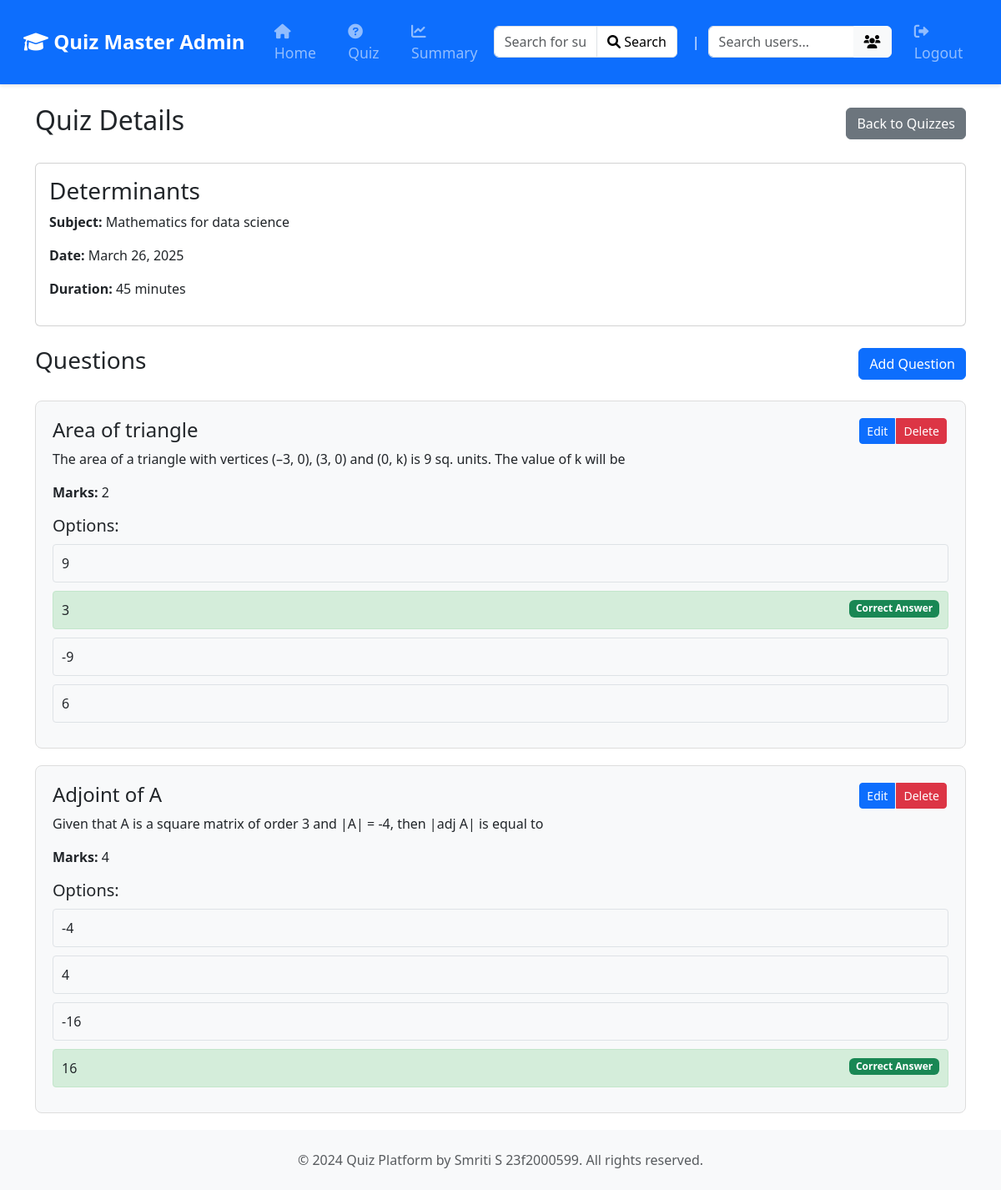
The page /quiz/1/questions on the database its author committed.
### database.py (models this page shows)
class Chapter(db.Model):
    id = db.Column(db.Integer, primary_key=True)
    name = db.Column(db.String(100), nullable=False)
    description = db.Column(db.Text, nullable=False)
    subject_id = db.Column(db.Integer, db.ForeignKey('subject.id'), nullable=False)
    questions = db.relationship('Quiz', backref='chapter', cascade="all, delete-orphan", lazy=True)

class Subject(db.Model):
    id = db.Column(db.Integer, primary_key=True)
    name = db.Column(db.String(100), unique=True, nullable=False)
    description = db.Column(db.Text, nullable=False)
    chapters = db.relationship('Chapter', backref='subject', cascade="all, delete-orphan", lazy=True) #When lazy=True (or lazy='select'), SQLAlchemy does not load related objects immediately. Instead, it loads them only when accessed.

class Quiz(db.Model):
    id = db.Column(db.Integer, primary_key=True)
    chapter_id = db.Column(db.Integer, db.ForeignKey('chapter.id'), nullable=False)
    date_of_quiz =db.Column(db.Date)
    time_duration = db.Column(db.String(10))
    remarks= db.Column(db.Text)
    questions= db.relationship('Question', backref='quiz', cascade="all, delete-orphan", lazy=True)
    scores = db.relationship('Score', backref='quiz', lazy=True)

class Question(db.Model):
    id = db.Column(db.Integer, primary_key=True)
    quiz_id = db.Column(db.Integer, db.ForeignKey('quiz.id'), nullable=False)
    title = db.Column(db.String(200))
    question = db.Column(db.Text)
    marks = db.Column(db.Integer, default=1)
    options = db.relationship('Option', backref='question', cascade="all, delete-orphan", lazy=True)

class Option(db.Model):
    id = db.Column(db.Integer, primary_key=True)
    question_id = db.Column(db.Integer, db.ForeignKey('question.id'), nullable=False)
    option_text = db.Column(db.Text, nullable=False)
    is_correct = db.Column(db.Boolean, default=False)

### apis.py (the view)
    @app.route('/quiz/<int:quiz_id>/questions')
    def view_quiz_questions(quiz_id):
            quiz = Quiz.query.get_or_404(quiz_id)
            questions = Question.query.filter_by(quiz_id=quiz_id).all()
            return render_template('quiz_questions.html', quiz=quiz, questions=questions)

### templates/quiz_questions.html (shortened to what this page needs)
<!DOCTYPE html>
<html>
<head>
    <link href="https://cdn.jsdelivr.net/npm/bootstrap@5.1.3/dist/css/bootstrap.min.css" rel="stylesheet">
</head>
<body>
    {% include 'admin_navbar.html' %}
    <div class="container mt-4">
        <div class="d-flex justify-content-between align-items-center mb-4">
            <h2>Quiz Details</h2>
            <a href="{{ url_for('admin_quiz') }}" class="btn btn-secondary">Back to Quizzes</a>
        </div>
        <div class="card mb-4">
            <div class="card-body">
                <h3>{{ quiz.chapter.name }}</h3>
                <p><strong>Subject:</strong> {{ quiz.chapter.subject.name }}</p>
                <p><strong>Date:</strong> {{ quiz.date_of_quiz.strftime('%B %d, %Y') }}</p>
                <p><strong>Duration:</strong> {{ quiz.time_duration }} minutes</p>
            </div>
        </div>
        <div class="d-flex justify-content-between align-items-center mb-4">
            <h3>Questions</h3>
            <a href="{{ url_for('add_quiz_question', quiz_id=quiz.id) }}"
               class="btn btn-primary">Add Question</a>
        </div>
        {% if questions %}
            {% for question in questions %}
            <div class="question-box">
                <div class="d-flex justify-content-between align-items-start">
                    <div>
                        <h4>{{ question.title }}</h4>
                        <p class="question-text">{{ question.question }}</p>
                        <p><strong>Marks:</strong> {{ question.marks }}</p>
                    </div>
                    <div class="btn-group">
                        <a href="{{ url_for('edit_questions', question_id=question.id) }}"
                        class="btn btn-sm btn-primary">Edit</a>
                        <button type="button" class="btn btn-sm btn-danger"
                                data-bs-toggle="modal"
                                data-bs-target="#deleteModal{{ question.id }}">
                            Delete
                        </button>
                    </div>
                </div>
                <div class="options">
                    <h5>Options:</h5>
                    {% for option in question.options %}
                        <div class="option {% if option.is_correct %}correct{% endif %}">
                            {{ option.option_text }}
                            {% if option.is_correct %}
                                <span class="badge bg-success float-end">Correct Answer</span>
                            {% endif %}
                        </div>
                    {% endfor %}
                </div>
            </div>
        {% endfor %}
        {% endif %}
    </div>
    <footer class="bg-light py-4 mt-auto">
        <div class="container text-center">
            <p class="text-muted mb-0">© 2024 Quiz Platform by Smriti S 23f2000599. All rights reserved.</p>
        </div>
    </footer>
</body>
</html>

### templates/quiz_questions.html (style rules this page uses)
.question-box { border: 1px solid #ddd; padding: 20px; margin: 20px 0; border-radius: 8px; background-color: #f8f9fa; }
.option { margin: 10px 0; padding: 10px; border: 1px solid #dee2e6; border-radius: 4px; }
.correct { background-color: #d4edda; border-color: #c3e6cb; }
.btn-group { margin-left: 10px; }
.btn-group .btn { margin: 0 2px; }

### rows shown on the page
Chapter: chapter.name "Determinants"
Subject: chapter.subject.name "Mathematics for data science"
Quiz: date_of_quiz "March 26, 2025", time_duration "45"
Question: title "Area of triangle", question "The area of a triangle with vertices (–3, 0), (3, 0) and (0, k) is 9 sq. units. The value of k will be", marks "2"
Option: option_text "9"
Option: option_text "3", is_correct "Correct Answer"
Option: option_text "-9"
Option: option_text "6"
Question: title "Adjoint of A", question "Given that A is a square matrix of order 3 and |A| = -4, then |adj A| is equal to", marks "4"
Option: option_text "-4"
Option: option_text "4"
Option: option_text "-16"
Option: option_text "16", is_correct "Correct Answer"
